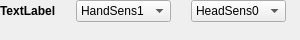
<?xml version="1.0" encoding="UTF-8"?>
<ui version="4.0">
 <class>VRCWPersonClass</class>
 <widget class="QWidget" name="VRCWPersonClass">
  <property name="geometry">
   <rect>
    <x>0</x>
    <y>0</y>
    <width>300</width>
    <height>40</height>
   </rect>
  </property>
  <property name="windowTitle">
   <string>Form</string>
  </property>
  <layout class="QVBoxLayout" name="VRCWPersonClassVLayout">
   <property name="spacing">
    <number>0</number>
   </property>
   <property name="leftMargin">
    <number>0</number>
   </property>
   <property name="topMargin">
    <number>0</number>
   </property>
   <property name="rightMargin">
    <number>0</number>
   </property>
   <property name="bottomMargin">
    <number>0</number>
   </property>
   <item alignment="Qt::AlignLeft|Qt::AlignTop">
    <widget class="QWidget" name="mainWidget" native="true">
     <layout class="QHBoxLayout" name="mainWidgetHLayout">
      <property name="spacing">
       <number>20</number>
      </property>
      <property name="leftMargin">
       <number>0</number>
      </property>
      <property name="topMargin">
       <number>0</number>
      </property>
      <property name="rightMargin">
       <number>0</number>
      </property>
      <property name="bottomMargin">
       <number>0</number>
      </property>
      <item alignment="Qt::AlignLeft">
       <widget class="QLabel" name="trackedPersonLabel">
        <property name="font">
         <font>
          <weight>75</weight>
          <bold>true</bold>
         </font>
        </property>
        <property name="text">
         <string>TextLabel</string>
        </property>
       </widget>
      </item>
      <item alignment="Qt::AlignLeft|Qt::AlignTop">
       <widget class="QWidget" name="hhSensorWidget" native="true">
        <layout class="QHBoxLayout" name="hhSensorWidgetHLayout">
         <property name="spacing">
          <number>20</number>
         </property>
         <property name="leftMargin">
          <number>0</number>
         </property>
         <property name="topMargin">
          <number>0</number>
         </property>
         <property name="rightMargin">
          <number>0</number>
         </property>
         <property name="bottomMargin">
          <number>0</number>
         </property>
         <item alignment="Qt::AlignLeft|Qt::AlignTop">
          <widget class="QComboBox" name="handSensorComboBox">
           <property name="sizeAdjustPolicy">
            <enum>QComboBox::AdjustToContents</enum>
           </property>
           <item>
            <property name="text">
             <string>HandSens1</string>
            </property>
           </item>
          </widget>
         </item>
         <item alignment="Qt::AlignLeft|Qt::AlignTop">
          <widget class="QComboBox" name="headSensorComboBox">
           <property name="sizeAdjustPolicy">
            <enum>QComboBox::AdjustToContents</enum>
           </property>
           <item>
            <property name="text">
             <string>HeadSens0</string>
            </property>
           </item>
          </widget>
         </item>
        </layout>
       </widget>
      </item>
     </layout>
    </widget>
   </item>
  </layout>
 </widget>
 <resources/>
 <connections/>
</ui>
